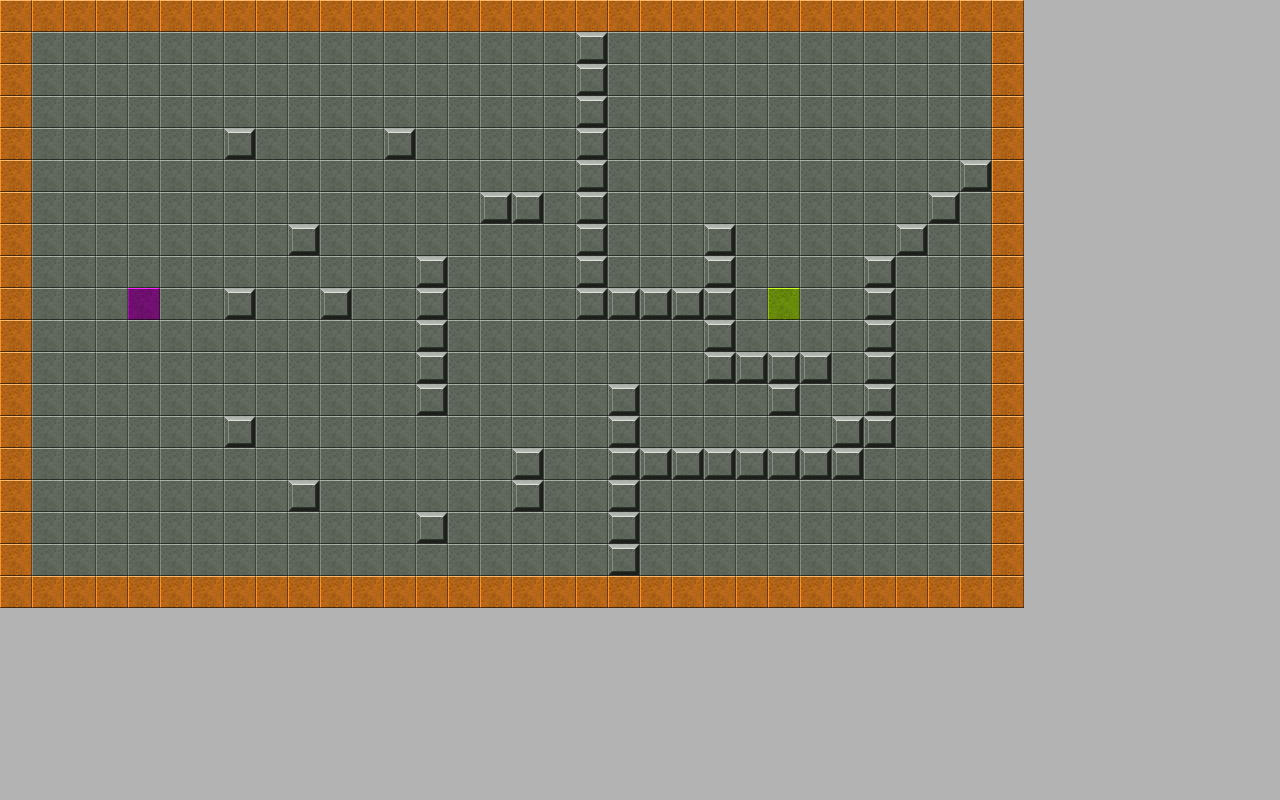

The image is a tile-based game level rendered from a .tmx file. Its description and source (layers, tilesets, objects; grid data summarised) follow:
An orthogonal 40x25 tile map with 32x32 px tiles, 4 tile layers (floor, border, wall, start).

<map version="1.0" orientation="orthogonal" renderorder="right-down" width="40" height="25" tilewidth="32" tileheight="32" backgroundcolor="#b3b3b3" nextobjectid="1">
 <tileset firstgid="1" name="tiles" tilewidth="32" tileheight="32" tilecount="140" columns="14">
  <image source="../img/tiles.png" width="448" height="320" />
 </tileset>
 <layer name="floor" width="40" height="25">
  <data>[1000 cells, 510 non-empty, 2 distinct tile ids]</data>
 </layer>
 <layer name="border" width="40" height="25">
  <data>[1000 cells, 98 non-empty, 1 distinct tile ids]</data>
 </layer>
 <layer name="wall" width="40" height="25">
  <data>[1000 cells, 61 non-empty, 1 distinct tile ids]</data>
 </layer>
 <layer name="start" width="40" height="25">
  <data>[1000 cells, 1 non-empty, 1 distinct tile ids]</data>
 </layer>
</map>
